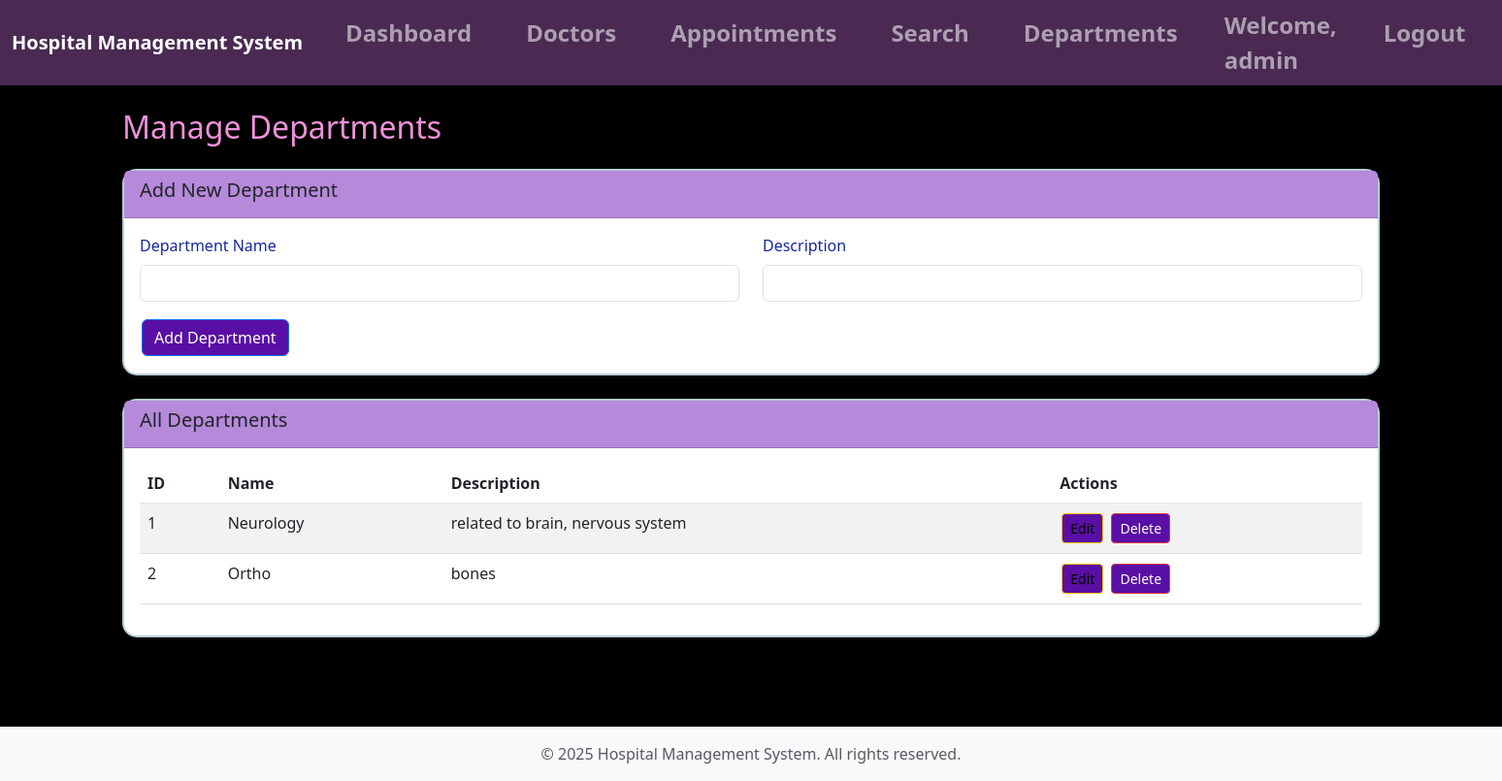
/admin/departments (signed in), run on the app's committed database.
### tables this page shows
CREATE TABLE departments (
            id INTEGER PRIMARY KEY AUTOINCREMENT,
            name TEXT UNIQUE NOT NULL,
            description TEXT,
            created_at TIMESTAMP DEFAULT CURRENT_TIMESTAMP
        );

### app.py (the view)
        def decorated_function(*args, **kwargs):
            if 'user_id' not in session:  # Check if user is logged in
                flash('Please login to access this page', 'error')
                return redirect(url_for('login'))
            if role and session.get('role') != role:  # Check role if specified
                flash('Access denied. Insufficient permissions.', 'error')
                return redirect(url_for('dashboard'))
            return f(*args, **kwargs)

### app.py (called while the page is built, shortened)
def get_db():
    conn = sqlite3.connect(app.config['DATABASE'])
    conn.row_factory = sqlite3.Row  # Return rows as dictionaries
    return conn

def query_db(query, args=(), one=False):
    conn = get_db()
    cursor = conn.execute(query, args)
    results = cursor.fetchall()
    conn.commit()  # Commit changes (SQLite auto-commits on close, but explicit is better)
    conn.close()
    return (results[0] if results else None) if one else results

def login_required(role=None):
    def decorator(f):
        def decorated_function(*args, **kwargs):
            if 'user_id' not in session:  # Check if user is logged in
                flash('Please login to access this page', 'error')
                return redirect(url_for('login'))
            if role and session.get('role') != role:  # Check role if specified
                flash('Access denied. Insufficient permissions.', 'error')
                return redirect(url_for('dashboard'))
            return f(*args, **kwargs)
        decorated_function.__name__ = f.__name__
        return decorated_function
    return decorator

@app.route('/admin/departments', methods=['GET', 'POST'])
@login_required('admin')
def admin_departments():
    departments = query_db('SELECT * FROM departments ORDER BY name')
    return render_template('admin/departments.html', departments=departments)

### templates/admin/departments.html (shortened to what this page needs)
{% extends "base.html" %}
{% block content %}
<h2 class="mb-4">Manage Departments</h2>
<div class="card mb-4">
    <div class="card-header">
        <h5>Add New Department</h5>
    </div>
    <div class="card-body">
        <form method="POST" action="{{ url_for('admin_departments') }}">
            <div class="row">
                <div class="col-md-6 mb-3">
                    <label class="form-label">Department Name</label>
                    <input type="text" class="form-control" name="name" required>
                </div>
                <div class="col-md-6 mb-3">
                    <label class="form-label">Description</label>
                    <input type="text" class="form-control" name="description">
                </div>
            </div>
            <button type="submit" class="btn btn-primary">Add Department</button>
        </form>
    </div>
</div>
<div class="card">
    <div class="card-header">
        <h5>All Departments</h5>
    </div>
    <div class="card-body">
        {% if departments %}
            <div class="table-responsive">
                <table class="table table-striped">
                    <thead>
                        <tr>
                            <th>ID</th>
                            <th>Name</th>
                            <th>Description</th>
                            <th>Actions</th>
                        </tr>
                    </thead>
                    <tbody>
                        {% for dept in departments %}
                        <tr>
                            <td>{{ dept.id }}</td>
                            <td>{{ dept.name }}</td>
                            <td>{{ dept.description or 'N/A' }}</td>
                            <td>
                                <button class="btn btn-sm btn-warning" data-bs-toggle="modal" data-bs-target="#editModal{{ dept.id }}">Edit</button>
                                <form method="POST" action="{{ url_for('admin_departments') }}" style="display:inline;" onsubmit="return confirm('Are you sure you want to delete this department?');">
                                    <button type="submit" class="btn btn-sm btn-danger">Delete</button>
                                </form>
                            </td>
                        </tr>
                        {% endfor %}
                    </tbody>
                </table>
            </div>
        {% else %}
            <p class="text-muted">No departments found.</p>
        {% endif %}
    </div>
</div>
{% endblock %}

### static/css/style.css (style rules this page uses)
body { min-height: 100vh; display: flex; flex-direction: column; background-color: #000000; }
h2 { color: #ef91d9 !important; }
.card { box-shadow: 0 2px 4px rgba(117, 84, 152, 0.1); margin-bottom: 20px; border-radius: 15px; border: 2px solid #b8ced3; }
.card-header { background-color: #b689db; font-weight: bold; }
.table { background-color: rgb(132, 68, 68); }
.table thead { background-color: #daaf77; }
.btn { margin: 2px; background-color: #590ea5; }
.form-label { font-weight: 500; color: #1727a0; }

### data on the page
departments: id "1", name "Neurology", description "related to brain, nervous system"
departments: id "2", name "Ortho", description "bones"

### other printed values
{{ session.username }} "admin"
